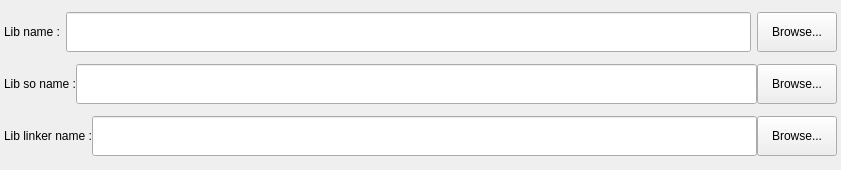
<?xml version="1.0" encoding="UTF-8"?>
<ui version="4.0">
 <class>guiLibsSettings</class>
 <widget class="QFrame" name="guiLibsSettings">
  <property name="geometry">
   <rect>
    <x>0</x>
    <y>0</y>
    <width>841</width>
    <height>170</height>
   </rect>
  </property>
  <property name="minimumSize">
   <size>
    <width>0</width>
    <height>170</height>
   </size>
  </property>
  <property name="maximumSize">
   <size>
    <width>16777215</width>
    <height>170</height>
   </size>
  </property>
  <property name="windowTitle">
   <string>Frame</string>
  </property>
  <layout class="QVBoxLayout" name="verticalLayout">
   <property name="spacing">
    <number>0</number>
   </property>
   <property name="leftMargin">
    <number>4</number>
   </property>
   <property name="topMargin">
    <number>0</number>
   </property>
   <property name="rightMargin">
    <number>4</number>
   </property>
   <property name="bottomMargin">
    <number>0</number>
   </property>
   <item>
    <layout class="QHBoxLayout" name="libNameHorizontalLayout">
     <property name="spacing">
      <number>6</number>
     </property>
     <item>
      <widget class="QLabel" name="libNameLabel">
       <property name="maximumSize">
        <size>
         <width>16777215</width>
         <height>16777215</height>
        </size>
       </property>
       <property name="text">
        <string>Lib name :</string>
       </property>
      </widget>
     </item>
     <item>
      <widget class="QLineEdit" name="libNameLineEdit">
       <property name="minimumSize">
        <size>
         <width>0</width>
         <height>40</height>
        </size>
       </property>
       <property name="maximumSize">
        <size>
         <width>16777215</width>
         <height>40</height>
        </size>
       </property>
      </widget>
     </item>
     <item>
      <widget class="QPushButton" name="libNameBrowseButton">
       <property name="minimumSize">
        <size>
         <width>0</width>
         <height>40</height>
        </size>
       </property>
       <property name="maximumSize">
        <size>
         <width>16777215</width>
         <height>40</height>
        </size>
       </property>
       <property name="text">
        <string>Browse...</string>
       </property>
      </widget>
     </item>
    </layout>
   </item>
   <item>
    <layout class="QHBoxLayout" name="libSoNameHorizontalLayout">
     <item>
      <widget class="QLabel" name="libSoNameLabel">
       <property name="maximumSize">
        <size>
         <width>16777215</width>
         <height>16777215</height>
        </size>
       </property>
       <property name="text">
        <string>Lib so name :</string>
       </property>
      </widget>
     </item>
     <item>
      <widget class="QLineEdit" name="libSoNameLineEdit">
       <property name="minimumSize">
        <size>
         <width>0</width>
         <height>40</height>
        </size>
       </property>
       <property name="maximumSize">
        <size>
         <width>16777215</width>
         <height>40</height>
        </size>
       </property>
      </widget>
     </item>
     <item>
      <widget class="QPushButton" name="libSoNameBrowseButton">
       <property name="minimumSize">
        <size>
         <width>0</width>
         <height>40</height>
        </size>
       </property>
       <property name="maximumSize">
        <size>
         <width>16777215</width>
         <height>40</height>
        </size>
       </property>
       <property name="text">
        <string>Browse...</string>
       </property>
      </widget>
     </item>
    </layout>
   </item>
   <item>
    <layout class="QHBoxLayout" name="libSoNameHorizontalLayout_2">
     <item>
      <widget class="QLabel" name="libLinkerNameLabel">
       <property name="maximumSize">
        <size>
         <width>16777215</width>
         <height>16777215</height>
        </size>
       </property>
       <property name="text">
        <string>Lib linker name :</string>
       </property>
      </widget>
     </item>
     <item>
      <widget class="QLineEdit" name="libLinkerNameLineEdit">
       <property name="minimumSize">
        <size>
         <width>0</width>
         <height>40</height>
        </size>
       </property>
       <property name="maximumSize">
        <size>
         <width>16777215</width>
         <height>40</height>
        </size>
       </property>
      </widget>
     </item>
     <item>
      <widget class="QPushButton" name="libLinkerNameBrowseButton">
       <property name="minimumSize">
        <size>
         <width>0</width>
         <height>40</height>
        </size>
       </property>
       <property name="maximumSize">
        <size>
         <width>16777215</width>
         <height>40</height>
        </size>
       </property>
       <property name="text">
        <string>Browse...</string>
       </property>
      </widget>
     </item>
    </layout>
   </item>
  </layout>
 </widget>
 <resources/>
 <connections/>
</ui>
